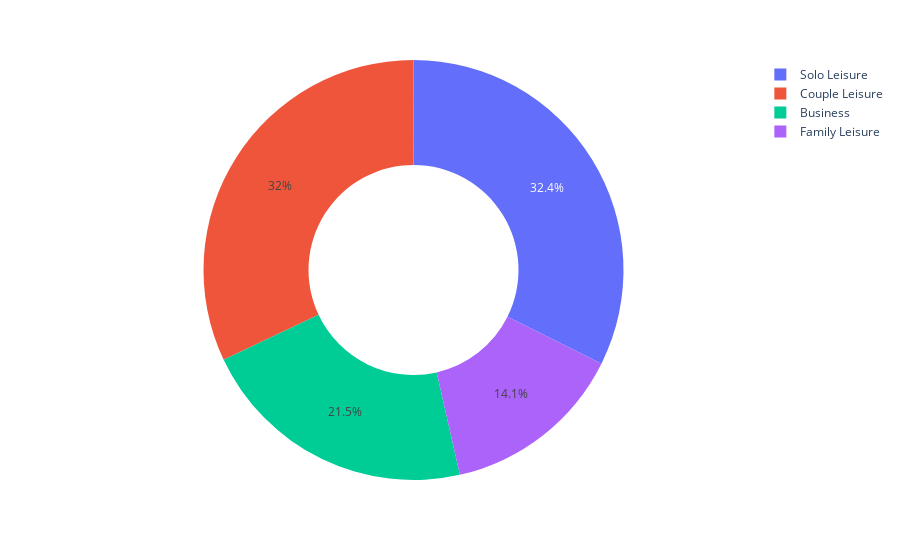

Here is the notebook cell this chart was saved with:
### Code cell
px.pie(data_frame=df[['type_of_traveller', 'rating']].groupby('type_of_traveller').count().reset_index(),
       names='type_of_traveller',
       values='rating',
       hole=0.5)

### Figure 1 — Plotly figure (JSON) as saved in the notebook; plotly's stock layout.template omitted (floating-point values rounded to 4 significant figures)
{"data": [{"domain": {"x": [0, 1], "y": [0, 1]}, "hole": 0.5, "hovertemplate": "type_of_traveller=%{label}<br>rating=%{value}<extra></extra>", "labels": ["Business", "Couple Leisure", "Family Leisure", "Solo Leisure"], "legendgroup": "", "name": "", "showlegend": true, "type": "pie", "values": [258, 384, 169, 388]}], "layout": {"autosize": true, "legend": {"tracegroupgap": 0}, "margin": {"t": 60}}}
